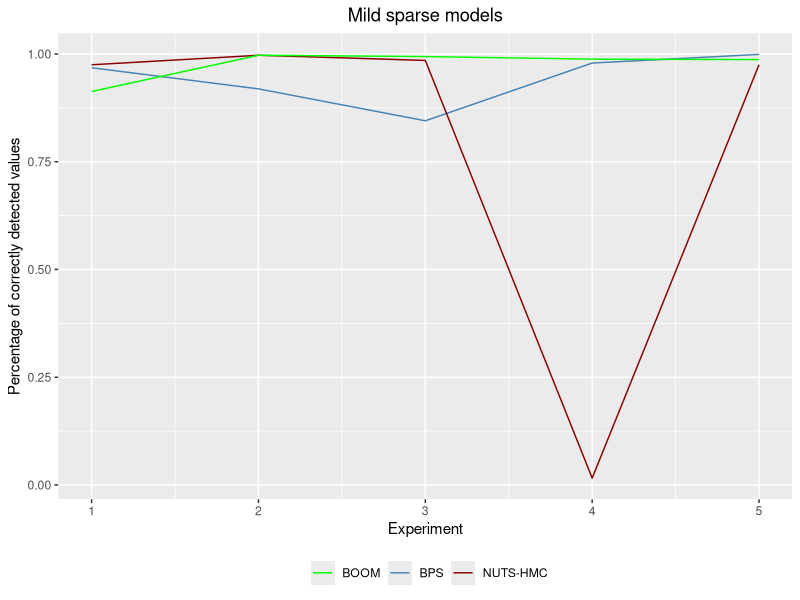

This chart was generated by the following R code:
# plot by number of dimensions
library(ggplot2)

perCorrect_bk_d50_smed = read.csv("perCorrect_bk_d50_smed.csv")
perCorrect_bps_d50_smed = read.csv("perCorrect_bps_d50_smed.csv")
perCorrect_hmc_d50_smed = read.csv("perCorrect_hmc_d50_smed.csv")

experiment = c(1, 2, 3, 4, 5)

df = data.frame(experiment, bk = perCorrect_bk_d50_smed$X0, bps = perCorrect_bps_d50_smed$X0, hmc = perCorrect_hmc_d50_smed$X0)

#plot 
png("perCorrect_smed.png", units="in", width=5, height=5, res=600)
ggplot(df, aes(x=experiment)) + 
  geom_line(aes(y = bps, color="BPS")) + 
  geom_line(aes(y = hmc, color="NUTS-HMC")) +
  geom_line(aes(y = bk,  color = "BOOM")) + 
  xlab("Experiment") + 
  ggtitle("Mild sparse models")+ 
  theme(plot.title = element_text(hjust = 0.5), legend.position="bottom") + 
  ylab("Percentage of correctly detected values")+
  scale_colour_manual("", 
                      values = c("BOOM"="green", "BPS"="steelblue", 
                                 "NUTS-HMC"="darkred")) 
dev.off()
